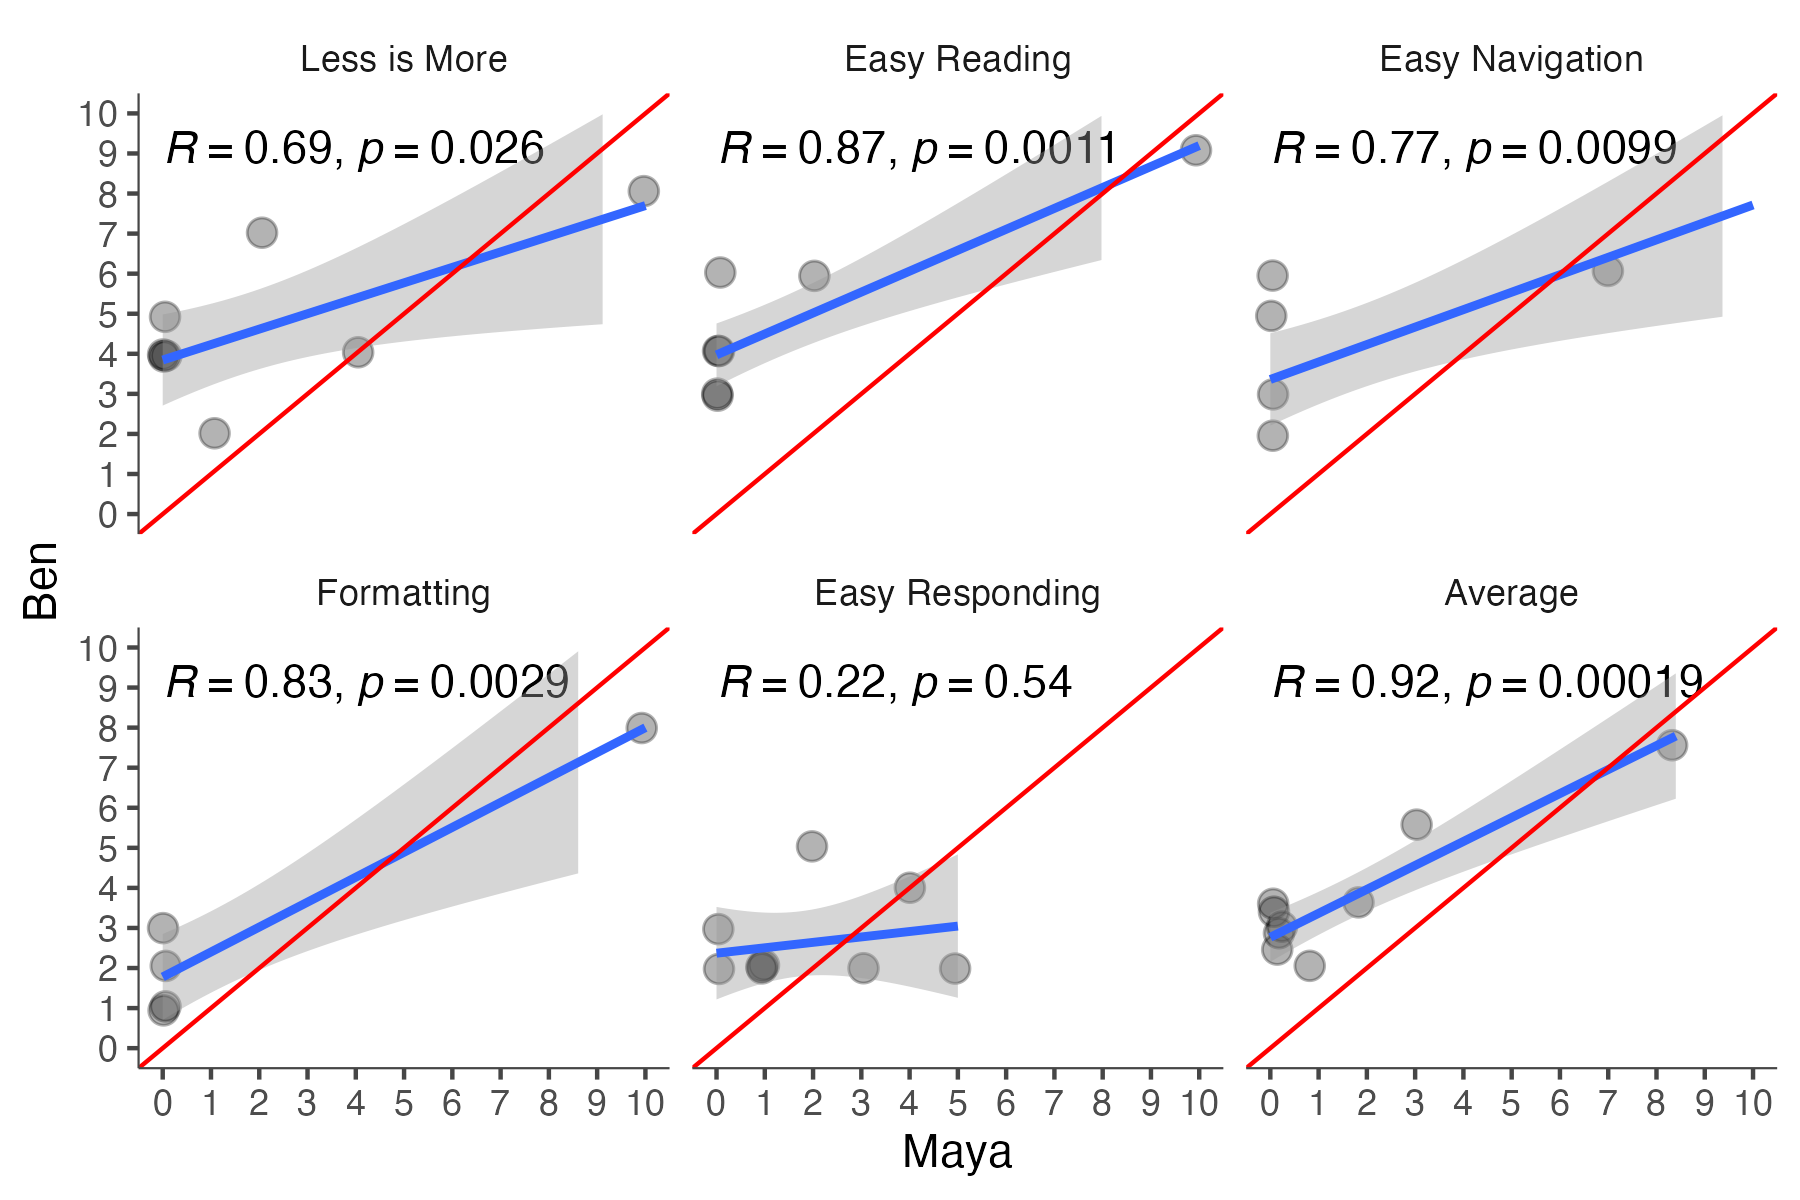

This figure's R source:
library(arrow)
library(dotenv)
library(mongolite)
load_dot_env()

# set up connection
mongo_uri <- Sys.getenv("MONGO_URI")
mongo_conn <- mongo(db = "ratings", collection = "responses", url = mongo_uri)

# load data
ai_rewrites <- mongo_conn$find() %>% as_tibble() %>% 
  mutate_at(vars(q1:q5), as.numeric) %>%
  mutate(average = (q1 + q2 + q3 + q4 + q5) / 5) 
ai_rewrites %>% count(ra_name)

clean = read_parquet("clean.parquet") %>% 
  select(id, matches("test_rewritten")) %>% 
  select(email_id = id, q1 = less_is_more_test_rewritten, q2 = easy_reading_test_rewritten, q3 = easy_navigation_test_rewritten, q4 = formatting_test_rewritten, q5 = easy_responding_test_rewritten, average = average_test_rewritten)  %>% 
  mutate(ra_name = "gpt")

merge = ai_rewrites %>% 
  filter(ra_name %in% c("Ben","Maya")) %>% 
  group_by(email_id) %>%
  summarise(across(q1:average, \(x) mean(x, na.rm = TRUE)))  %>% 
  mutate(ra_name = "merge")

ids = (merge$email_id)
ai_rewrites = ai_rewrites %>% 
  bind_rows(clean %>% filter(email_id %in% ids)) %>% 
  bind_rows(merge) 

batch1_start = as_datetime("2024-10-24 14:36:10 EDT")
batch1_end = as_datetime("2024-10-24 15:02:01 EDT")

colnames(clean)

ai_rewrites %>% 
  select(-timestamp)  %>% 
  pivot_longer(cols = c(q1:q5,average), names_to = "question", values_to = "rating")  %>% 
  pivot_wider(names_from = ra_name, values_from = rating)  %>%
  mutate(
    question = case_match(
      question,
      "q1" ~ "Less is More",
      "q2" ~ "Easy Reading",
      "q3" ~ "Easy Navigation",
      "q4" ~ "Formatting",
      "q5" ~ "Easy Responding",
      "average" ~ "Average"

    )
  ) %>%
  mutate(question = fct_inorder(question))  %>%
  ggplot(aes(x = Maya, Ben))+ 
  geom_jitter(size = 3, alpha = .3) +
  scale_x_continuous(limits = c(0, 10), breaks = 0:10) +
  scale_y_continuous(limits = c(0, 10), breaks = 0:10) +
  # coord_fixed() +
  ggpubr::stat_cor(method = "pearson") +
  geom_smooth(method = "lm") +
  geom_abline(intercept = 0, slope = 1, color = 'red') +
  facet_wrap(~question, scales = "fixed") +
  labs(x = "Maya", y = "Ben")
ggsave("ratings.png", width = 6, height = 4)


ai_rewrites  %>% 
  select(ra_name, email_id, q5) %>% 
  pivot_wider(names_from = ra_name, values_from = q5) 

ai_rewrites %>% 
  select(-timestamp)  %>% 
  pivot_longer(cols = c(q1:q5,average), names_to = "question", values_to = "rating")  %>% 
  pivot_wider(names_from = ra_name, values_from = rating)  %>%
  mutate(
    question = case_match(
      question,
      "q1" ~ "Less is More",
      "q2" ~ "Easy Reading",
      "q3" ~ "Easy Navigation",
      "q4" ~ "Formatting",
      "q5" ~ "Easy Responding",
      "average" ~ "Average"

    )
  ) %>%
  mutate(question = fct_inorder(question))  %>%
  ggplot(aes(x = gpt, merge))+ 
  geom_jitter(size = 3, alpha = .3) +
  scale_x_continuous(limits = c(0, 10), breaks = 0:10) +
  scale_y_continuous(limits = c(0, 10), breaks = 0:10) +
  # coord_fixed() +
  ggpubr::stat_cor(method = "pearson") +
  geom_smooth(method = "lm") +
  geom_abline(intercept = 0, slope = 1, color = 'red') +
  facet_wrap(~question, scales = "fixed") +
  labs(x = "GPT", y = "Ben Maya Average")
ggsave("ratings_gpt.png", width = 6, height = 4)
